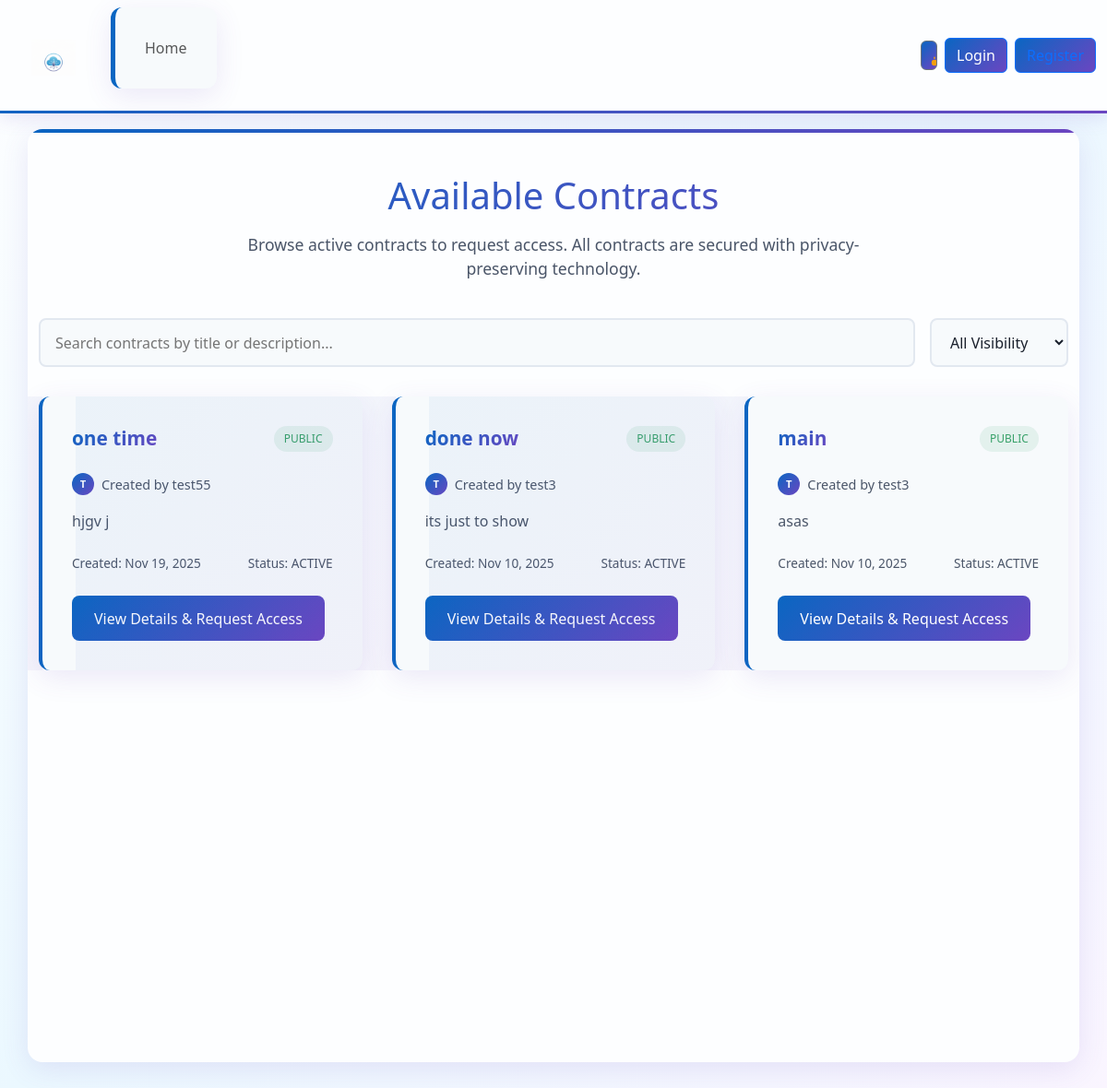
/contracts/public/, run on an earlier commit of the app's database.
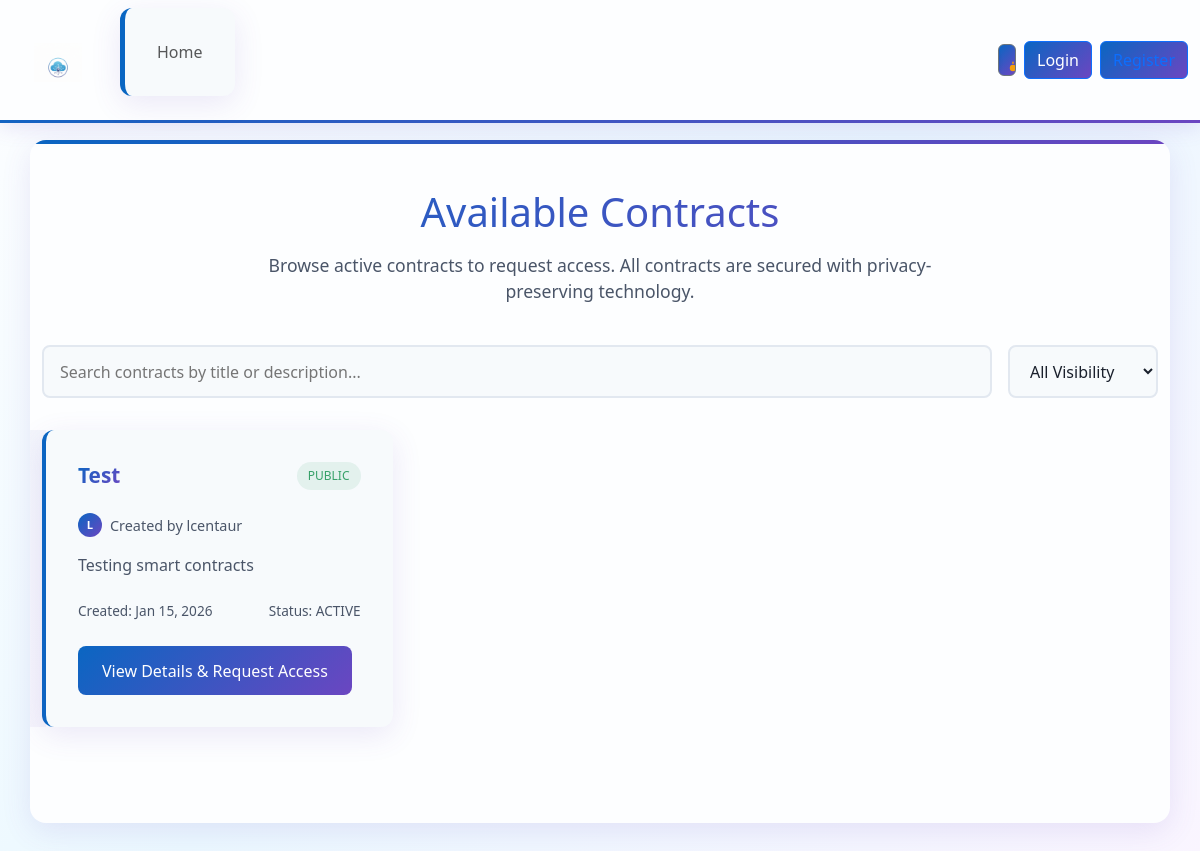
And on a later commit of the database.
### contracts/models.py (models this page shows, shortened)
class Contract(models.Model):
    STATUS_CHOICES = (
        ('DRAFT', 'Draft'),
        ('PENDING_CONFIRMATION', 'Pending Confirmation'),
        ('ACTIVE', 'Active'),
        ('ARCHIVED', 'Archived'),
    )
    VISIBILITY_CHOICES = (
        ('PUBLIC', 'Public'),
        ('PRIVATE', 'Private'),
    )
    id = models.AutoField(primary_key=True)
    owner = models.ForeignKey(settings.AUTH_USER_MODEL, on_delete=models.CASCADE, related_name='contracts')
    title = models.CharField(max_length=255)
    description = models.TextField(blank=True)
    policy = models.JSONField(default=dict, blank=True)
    owner_accepted = models.BooleanField(default=False)
    second_party = models.ForeignKey(settings.AUTH_USER_MODEL, on_delete=models.SET_NULL, null=True, blank=True, related_name='received_contracts')
    second_party_accepted = models.BooleanField(default=False)
    visibility = models.CharField(max_length=20, choices=VISIBILITY_CHOICES, default='PUBLIC')
    allowed_companies = models.ManyToManyField('users.UserProfile', blank=True, related_name='allowed_contracts', help_text="Companies allowed to view this private contract")
    status = models.CharField(max_length=20, choices=STATUS_CHOICES, default='DRAFT')
    created_at = models.DateTimeField(auto_now_add=True)
    updated_at = models.DateTimeField(auto_now=True)
    class Meta:
        ordering = ('-created_at',)

### contracts/views.py (the view)
# urls.py: path('public/', views.PublicContractsView.as_view(), name='public'),
class PublicContractsView(ListView):
    model = Contract
    template_name = 'contracts/public_contracts.html'
    context_object_name = 'contracts'
    paginate_by = 12
    def get_queryset(self):
        user = self.request.user
        qs = Contract.objects.filter(status='ACTIVE') # Only show active contracts
        if user.is_authenticated:
            try:
                profile = user.userprofile
                qs = qs.filter(
                    models.Q(visibility='PUBLIC') |
                    models.Q(visibility='PRIVATE', allowed_companies=profile)
                )
            except UserProfile.DoesNotExist:
                qs = qs.filter(visibility='PUBLIC')
        else:
            qs = qs.filter(visibility='PUBLIC')
        return qs

### templates/contracts/public_contracts.html (shortened to what this page needs)
{% extends 'base.html' %}
{% load static %}
{% block content %}
<div class="public-contracts-header">
    <h1>Available Contracts</h1>
    <p>Browse active contracts to request access. All contracts are secured with privacy-preserving technology.</p>
</div>
<div class="search-filter-container">
    <div class="search-box">
        <input type="text" id="contractSearch" placeholder="Search contracts by title or description...">
    </div>
    <div class="filter-dropdown">
        <select id="visibilityFilter">
            <option value="all">All Visibility</option>
        </select>
    </div>
</div>
{% if contracts %}
<div class="contracts-grid" id="contractsContainer">
    {% for contract in contracts %}
    <div class="contract-card" data-visibility="{{ contract.visibility|lower }}" data-title="{{ contract.title|lower }}" data-description="{{ contract.description|lower }}">
        <div class="contract-header">
            <h3 class="contract-title">{{ contract.title }}</h3>
            <span class="contract-visibility {% if contract.visibility == 'PUBLIC' %}visibility-public{% else %}visibility-private{% endif %}">
                {{ contract.visibility }}
            </span>
        </div>
        <div class="contract-owner">
            <div class="owner-avatar">
                {{ contract.owner.username|first|upper }}
            </div>
            <span>Created by {{ contract.owner.username }}</span>
        </div>
        <p class="contract-description">{{ contract.description|truncatechars:150 }}</p>
        <div class="contract-meta">
            <span>Created: {{ contract.created_at|date:"M d, Y" }}</span>
            <span>Status: {{ contract.status }}</span>
        </div>
        <div class="contract-actions" style="position: relative; z-index: 100;">
            <a href="{% url 'contracts:detail' contract.pk %}" class="view-details-btn" style="position: relative; z-index: 1000; pointer-events: auto;">
                View Details & Request Access
            </a>
        </div>
    </div>
    {% endfor %}
</div>
{% endif %}
{% endblock %}

What changed in the data, as far as the page shows it:
no longer on this page (row edited): Contract: title "one time", visibility "PUBLIC", owner.username|first "T", owner.username "test55", description "hjgv j", created_at "Nov 19, 2025", status "ACTIVE"
no longer on this page (row edited): Contract: title "done now", visibility "PUBLIC", owner.username|first "T", owner.username "test3", description "its just to show", created_at "Nov 10, 2025", status "ACTIVE"
removed Contract: title "main", visibility "PUBLIC", owner.username|first "T", owner.username "test3", description "asas", created_at "Nov 10, 2025", status "ACTIVE"
added Contract: title "Test", visibility "PUBLIC", owner.username|first "L", owner.username "lcentaur", description "Testing smart contracts", created_at "Jan 15, 2026", status "ACTIVE"
